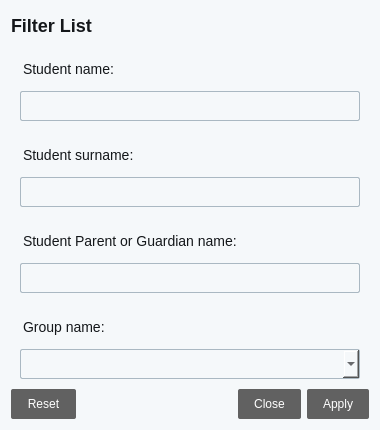
<?xml version="1.0" encoding="UTF-8"?>
<ui version="4.0">
 <class>StudentListFilters</class>
 <widget class="QDialog" name="StudentListFilters">
  <property name="geometry">
   <rect>
    <x>0</x>
    <y>0</y>
    <width>380</width>
    <height>430</height>
   </rect>
  </property>
  <property name="minimumSize">
   <size>
    <width>380</width>
    <height>430</height>
   </size>
  </property>
  <property name="maximumSize">
   <size>
    <width>380</width>
    <height>430</height>
   </size>
  </property>
  <property name="windowTitle">
   <string>Student List Filters</string>
  </property>
  <property name="styleSheet">
   <string notr="true">background: #F5F8FA;
color: #14171A;
font-family:&quot;Segoe UI&quot;,Roboto,&quot;Helvetica Neue&quot;,Arial,&quot;Noto Sans&quot;,sans-serif,&quot;Apple Color Emoji&quot;,&quot;Segoe UI Emoji&quot;,&quot;Segoe UI Symbol&quot;,&quot;Noto Color Emoji&quot;</string>
  </property>
  <property name="sizeGripEnabled">
   <bool>false</bool>
  </property>
  <property name="modal">
   <bool>false</bool>
  </property>
  <layout class="QVBoxLayout" name="verticalLayout">
   <item>
    <widget class="QLabel" name="titleLable">
     <property name="maximumSize">
      <size>
       <width>16777215</width>
       <height>40</height>
      </size>
     </property>
     <property name="styleSheet">
      <string notr="true">font-size: 18px;
font-weight:500;
</string>
     </property>
     <property name="text">
      <string>Filter List</string>
     </property>
    </widget>
   </item>
   <item>
    <widget class="QWidget" name="studentNameWidget" native="true">
     <property name="minimumSize">
      <size>
       <width>0</width>
       <height>80</height>
      </size>
     </property>
     <property name="maximumSize">
      <size>
       <width>400</width>
       <height>70</height>
      </size>
     </property>
     <layout class="QVBoxLayout" name="verticalLayout_2">
      <item>
       <widget class="QLabel" name="studentLabel">
        <property name="styleSheet">
         <string notr="true">padding-bottom: 6px;
font-size:14px;</string>
        </property>
        <property name="text">
         <string>Student name:</string>
        </property>
       </widget>
      </item>
      <item>
       <widget class="QLineEdit" name="studentNameInput">
        <property name="styleSheet">
         <string notr="true">QLineEdit{
	padding: 6px 4px;
	border: 1px solid #aab8c2;
	border-radius: 2px;
}
QLineEdit:hover, QLineEdit:focus{
	border: 1px solid #14171a;
}</string>
        </property>
       </widget>
      </item>
     </layout>
    </widget>
   </item>
   <item>
    <widget class="QWidget" name="studentSurnameWidget" native="true">
     <property name="minimumSize">
      <size>
       <width>0</width>
       <height>80</height>
      </size>
     </property>
     <property name="maximumSize">
      <size>
       <width>400</width>
       <height>70</height>
      </size>
     </property>
     <layout class="QVBoxLayout" name="verticalLayout_3">
      <item>
       <widget class="QLabel" name="studentSurnameLabel">
        <property name="styleSheet">
         <string notr="true">padding-bottom: 6px;
font-size:14px;</string>
        </property>
        <property name="text">
         <string>Student surname:</string>
        </property>
       </widget>
      </item>
      <item>
       <widget class="QLineEdit" name="studentSurnameInput">
        <property name="styleSheet">
         <string notr="true">QLineEdit{
	padding: 6px 4px;
	border: 1px solid #aab8c2;
	border-radius: 2px;
}
QLineEdit:hover, QLineEdit:focus{
	border: 1px solid #14171a;
}</string>
        </property>
       </widget>
      </item>
     </layout>
    </widget>
   </item>
   <item>
    <widget class="QWidget" name="studentParentWidget" native="true">
     <property name="minimumSize">
      <size>
       <width>0</width>
       <height>80</height>
      </size>
     </property>
     <property name="maximumSize">
      <size>
       <width>400</width>
       <height>70</height>
      </size>
     </property>
     <layout class="QVBoxLayout" name="verticalLayout_4">
      <item>
       <widget class="QLabel" name="studentParentLabel">
        <property name="styleSheet">
         <string notr="true">padding-bottom: 6px;
font-size:14px;</string>
        </property>
        <property name="text">
         <string>Student Parent or Guardian name:</string>
        </property>
       </widget>
      </item>
      <item>
       <widget class="QLineEdit" name="studentParentInput">
        <property name="styleSheet">
         <string notr="true">QLineEdit{
	padding: 6px 4px;
	border: 1px solid #aab8c2;
	border-radius: 2px;
}
QLineEdit:hover, QLineEdit:focus{
	border: 1px solid #14171a;
}</string>
        </property>
       </widget>
      </item>
     </layout>
    </widget>
   </item>
   <item>
    <widget class="QWidget" name="studentGroupWidget" native="true">
     <property name="minimumSize">
      <size>
       <width>0</width>
       <height>80</height>
      </size>
     </property>
     <property name="maximumSize">
      <size>
       <width>400</width>
       <height>70</height>
      </size>
     </property>
     <layout class="QVBoxLayout" name="verticalLayout_5">
      <item>
       <widget class="QLabel" name="groupLabel">
        <property name="styleSheet">
         <string notr="true">padding-bottom: 6px;
font-size:14px;</string>
        </property>
        <property name="text">
         <string>Group name:</string>
        </property>
       </widget>
      </item>
      <item>
       <widget class="QComboBox" name="groupCombo">
        <property name="styleSheet">
         <string notr="true">QComboBox{
	padding: 6px 4px;
	border: 1px solid #aab8c2;
	border-radius: 2px;
}
QComboBox:hover, QComboBox:focus{
	border: 1px solid #14171a;
}</string>
        </property>
       </widget>
      </item>
     </layout>
    </widget>
   </item>
   <item>
    <widget class="QDialogButtonBox" name="buttonBox">
     <property name="styleSheet">
      <string notr="true">QPushButton {
background: #616161;
border-radius: 2px;
color: #fff;
padding: 8px 16px;
}</string>
     </property>
     <property name="orientation">
      <enum>Qt::Horizontal</enum>
     </property>
     <property name="standardButtons">
      <set>QDialogButtonBox::Apply|QDialogButtonBox::Close|QDialogButtonBox::Reset</set>
     </property>
    </widget>
   </item>
  </layout>
 </widget>
 <resources/>
 <connections>
  <connection>
   <sender>buttonBox</sender>
   <signal>accepted()</signal>
   <receiver>StudentListFilters</receiver>
   <slot>accept()</slot>
   <hints>
    <hint type="sourcelabel">
     <x>248</x>
     <y>254</y>
    </hint>
    <hint type="destinationlabel">
     <x>157</x>
     <y>274</y>
    </hint>
   </hints>
  </connection>
  <connection>
   <sender>buttonBox</sender>
   <signal>rejected()</signal>
   <receiver>StudentListFilters</receiver>
   <slot>reject()</slot>
   <hints>
    <hint type="sourcelabel">
     <x>316</x>
     <y>260</y>
    </hint>
    <hint type="destinationlabel">
     <x>286</x>
     <y>274</y>
    </hint>
   </hints>
  </connection>
 </connections>
</ui>
